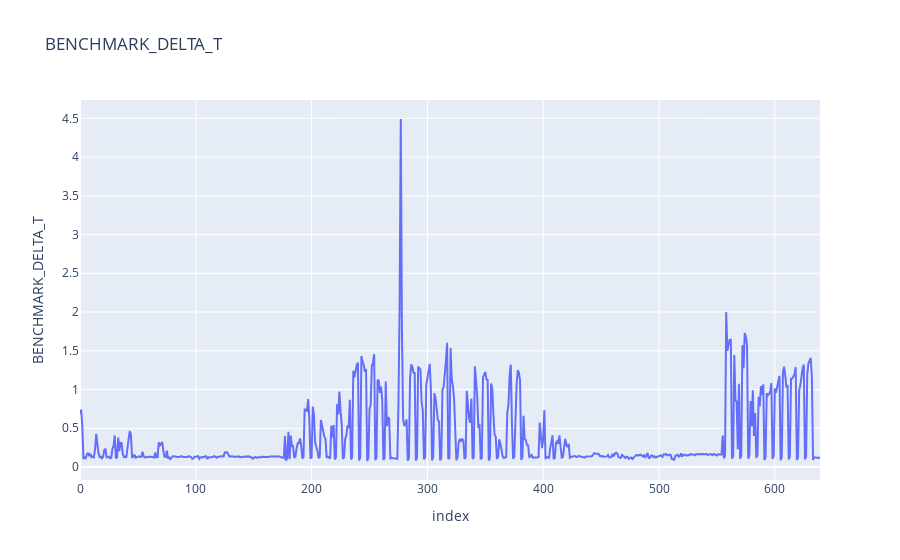

Here is the notebook cell this chart was saved with:
### Code cell
px.line(data, y="BENCHMARK_DELTA_T", title="BENCHMARK_DELTA_T")

### Figure 1 — Plotly figure (JSON) as saved in the notebook; plotly's stock layout.template omitted (floating-point values rounded to 4 significant figures; data arrays with more than 128 entries replaced by an {"elided": "..."} marker saying what was removed)
{"data": [{"hovertemplate": "index=%{x}<br>BENCHMARK_DELTA_T=%{y}<extra></extra>", "legendgroup": "", "line": {"color": "#636efa", "dash": "solid"}, "marker": {"symbol": "circle"}, "mode": "lines", "name": "", "orientation": "v", "showlegend": false, "type": "scatter", "x": {"elided": "640 int values"}, "xaxis": "x", "y": {"elided": "640 float values"}, "yaxis": "y"}], "layout": {"legend": {"tracegroupgap": 0}, "title": {"text": "BENCHMARK_DELTA_T"}, "xaxis": {"anchor": "y", "domain": [0, 1], "title": {"text": "index"}}, "yaxis": {"anchor": "x", "domain": [0, 1], "title": {"text": "BENCHMARK_DELTA_T"}}}}
